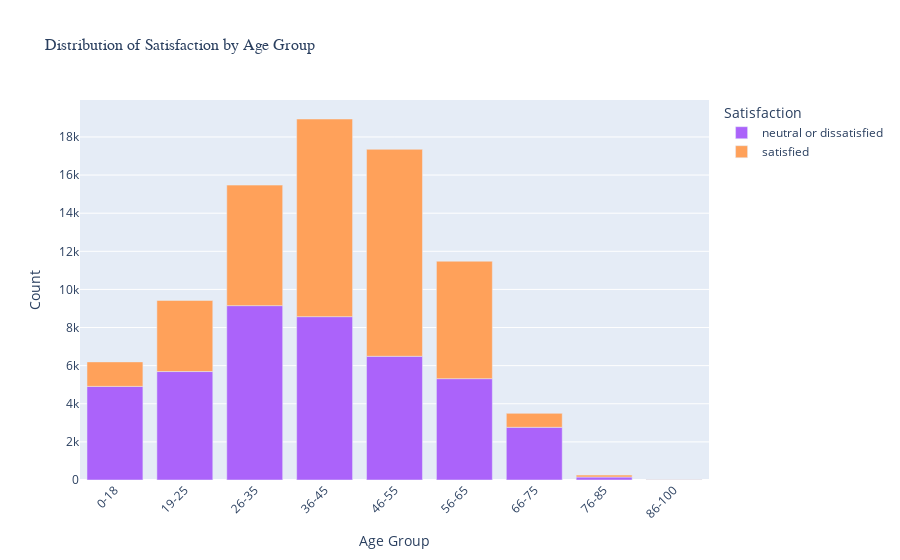

The cell this chart's notebook holds for it:
### Code cell
# Group by 'AgeGroup' and count satisfaction values
age_satisfaction_counts = df.groupby('AgeGroup')['satisfaction'].value_counts().unstack().reset_index()
melted_df = age_satisfaction_counts.melt(id_vars='AgeGroup', var_name='Satisfaction', value_name='Count')

# Plot with Plotly
fig = px.bar(melted_df, x='AgeGroup', y='Count', color='Satisfaction',
             color_discrete_map={'Neutral': '#FFA07A', 'Satisfied': '#FF6347', 'Very Dissatisfied': '#FF4500'},
             labels={'Count': 'Count', 'AgeGroup': 'Age Group', 'Satisfaction': 'Satisfaction'},
             title='Distribution of Satisfaction by Age Group',
             height=600)
fig.update_layout(
    xaxis_title='Age Group',
    yaxis_title='Count',
    legend_title='Satisfaction',
    xaxis_tickangle=-45,
    xaxis_title_font_size=14,
    yaxis_title_font_size=14,
    title_font_size=16,
    title_font_family='Arial'
)

fig.show()

### Figure 1 — Plotly figure (JSON) as saved in the notebook; plotly's stock layout.template omitted (floating-point values rounded to 4 significant figures)
{"data": [{"alignmentgroup": "True", "hovertemplate": "Satisfaction=neutral or dissatisfied<br>Age Group=%{x}<br>Count=%{y}<extra></extra>", "legendgroup": "neutral or dissatisfied", "marker": {"color": "#ab63fa", "pattern": {"shape": ""}}, "name": "neutral or dissatisfied", "offsetgroup": "neutral or dissatisfied", "orientation": "v", "showlegend": true, "textposition": "auto", "type": "bar", "x": ["0-18", "19-25", "26-35", "36-45", "46-55", "56-65", "66-75", "76-85", "86-100"], "xaxis": "x", "y": [4912, 5690, 9149, 8571, 6491, 5317, 2766, 156, 15], "yaxis": "y"}, {"alignmentgroup": "True", "hovertemplate": "Satisfaction=satisfied<br>Age Group=%{x}<br>Count=%{y}<extra></extra>", "legendgroup": "satisfied", "marker": {"color": "#FFA15A", "pattern": {"shape": ""}}, "name": "satisfied", "offsetgroup": "satisfied", "orientation": "v", "showlegend": true, "textposition": "auto", "type": "bar", "x": ["0-18", "19-25", "26-35", "36-45", "46-55", "56-65", "66-75", "76-85", "86-100"], "xaxis": "x", "y": [1286, 3731, 6324, 10371, 10860, 6162, 730, 101, 5], "yaxis": "y"}], "layout": {"autosize": true, "barmode": "relative", "legend": {"title": {"text": "Satisfaction"}, "tracegroupgap": 0}, "title": {"font": {"family": "Arial", "size": 16}, "text": "Distribution of Satisfaction by Age Group"}, "xaxis": {"anchor": "y", "autorange": true, "domain": [0, 1], "range": [-0.5, 8.5], "tickangle": -45, "title": {"font": {"size": 14}, "text": "Age Group"}, "type": "category"}, "yaxis": {"anchor": "x", "autorange": true, "domain": [0, 1], "range": [0, 19940.0], "title": {"font": {"size": 14}, "text": "Count"}, "type": "linear"}}}
